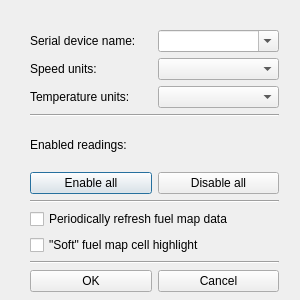
<?xml version="1.0" encoding="UTF-8"?>
<ui version="4.0">
 <class>OptionsDialog</class>
 <widget class="QDialog" name="OptionsDialog">
  <property name="geometry">
   <rect>
    <x>0</x>
    <y>0</y>
    <width>300</width>
    <height>300</height>
   </rect>
  </property>
  <property name="sizePolicy">
   <sizepolicy hsizetype="Fixed" vsizetype="Fixed">
    <horstretch>0</horstretch>
    <verstretch>0</verstretch>
   </sizepolicy>
  </property>
  <property name="maximumSize">
   <size>
    <width>300</width>
    <height>300</height>
   </size>
  </property>
  <property name="windowTitle">
   <string>Options</string>
  </property>
  <widget class="QWidget" name="">
   <property name="geometry">
    <rect>
     <x>10</x>
     <y>10</y>
     <width>289</width>
     <height>302</height>
    </rect>
   </property>
   <layout class="QGridLayout" name="m_mainLayout">
    <property name="leftMargin">
     <number>20</number>
    </property>
    <property name="topMargin">
     <number>20</number>
    </property>
    <property name="rightMargin">
     <number>20</number>
    </property>
    <property name="bottomMargin">
     <number>20</number>
    </property>
    <item row="0" column="0">
     <widget class="QLabel" name="m_serialDeviceLabel">
      <property name="text">
       <string>Serial device name:</string>
      </property>
     </widget>
    </item>
    <item row="0" column="1">
     <widget class="QComboBox" name="m_serialDeviceBox">
      <property name="editable">
       <bool>true</bool>
      </property>
     </widget>
    </item>
    <item row="1" column="0">
     <widget class="QLabel" name="m_speedUnitsLabel">
      <property name="text">
       <string>Speed units:</string>
      </property>
     </widget>
    </item>
    <item row="1" column="1">
     <widget class="QComboBox" name="m_speedUnitsBox"/>
    </item>
    <item row="2" column="0">
     <widget class="QLabel" name="m_temperatureUnitsLabel">
      <property name="text">
       <string>Temperature units:</string>
      </property>
     </widget>
    </item>
    <item row="2" column="1">
     <widget class="QComboBox" name="m_temperatureUnitsBox"/>
    </item>
    <item row="3" column="0" colspan="2">
     <widget class="Line" name="m_horizontalLineA">
      <property name="orientation">
       <enum>Qt::Horizontal</enum>
      </property>
     </widget>
    </item>
    <item row="4" column="0">
     <widget class="QLabel" name="m_enabledReadingsLabel">
      <property name="text">
       <string>Enabled readings:</string>
      </property>
     </widget>
    </item>
    <item row="5" column="0">
     <widget class="QPushButton" name="m_checkAllButton">
      <property name="text">
       <string>Enable all</string>
      </property>
     </widget>
    </item>
    <item row="5" column="1">
     <widget class="QPushButton" name="m_uncheckAllButton">
      <property name="text">
       <string>Disable all</string>
      </property>
     </widget>
    </item>
    <item row="6" column="0" colspan="2">
     <layout class="QGridLayout" name="m_checkboxLayout"/>
    </item>
    <item row="7" column="0" colspan="2">
     <widget class="Line" name="m_horizontalLineB">
      <property name="orientation">
       <enum>Qt::Horizontal</enum>
      </property>
     </widget>
    </item>
    <item row="8" column="0" colspan="2">
     <widget class="QCheckBox" name="m_refreshFuelMapCheckbox">
      <property name="text">
       <string>Periodically refresh fuel map data</string>
      </property>
     </widget>
    </item>
    <item row="9" column="0" colspan="2">
     <widget class="QCheckBox" name="m_softHighlightCheckbox">
      <property name="text">
       <string>&quot;Soft&quot; fuel map cell highlight</string>
      </property>
     </widget>
    </item>
    <item row="10" column="0" colspan="2">
     <widget class="Line" name="m_horizontalLineC">
      <property name="orientation">
       <enum>Qt::Horizontal</enum>
      </property>
     </widget>
    </item>
    <item row="11" column="0">
     <widget class="QPushButton" name="m_okButton">
      <property name="text">
       <string>OK</string>
      </property>
     </widget>
    </item>
    <item row="11" column="1">
     <widget class="QPushButton" name="m_cancelButton">
      <property name="text">
       <string>Cancel</string>
      </property>
     </widget>
    </item>
   </layout>
  </widget>
 </widget>
 <layoutdefault spacing="6" margin="11"/>
 <resources/>
 <connections/>
</ui>
